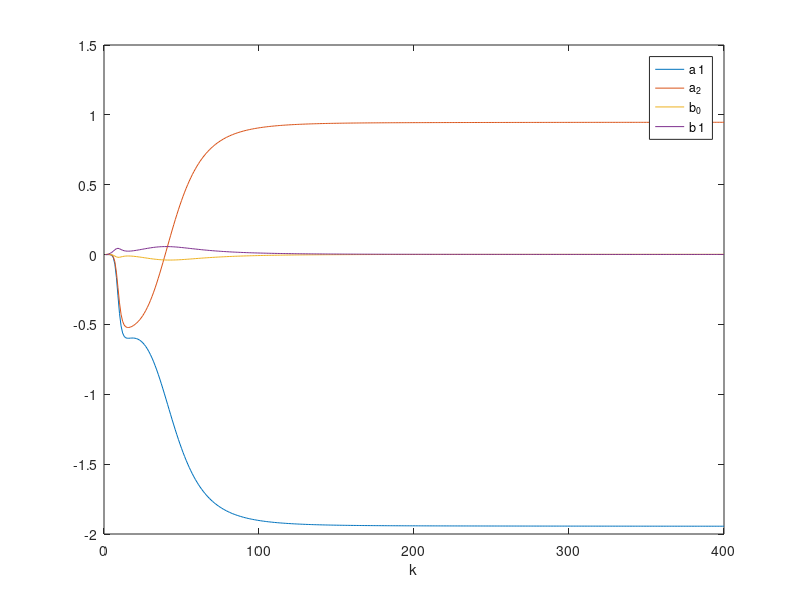

Recreate this plot in MATLAB.
% Recursive least squares parameter estimation (RLS)

clear all; close all;
d=1; 	        % Plant parameters
na=2; nb=1; 	% na and nb are the order of A and B
Ts=0.01;
L=400;                              % Simulation length
uk=zeros(d+nb,1);                   % Initial values of the input: uk(i) means u(k-i)
yk=zeros(na,1);                     % Initial values of the output: 
thetaE_1=zeros(na+nb+1,1);          % Initial values of thetae
P=10^6*eye(na+nb+1);

for k=1:L 
    Phi=[-yk;uk(d:d+nb)]; 			% Phi is the column vector
    
    % Input-Output data
    u(k)=Ts*k;
    y(k)=Ts*k-0.2+1/(5*sqrt(0.75))*exp(-2.5*Ts*k)*sin(5*sqrt(0.75)*Ts*k+2*atan(sqrt(3)));
    
    % Recursive least squares method
    K=P*Phi/(1+Phi'*P*Phi);
    thetaE(:,k)=thetaE_1+K*(y(k)-Phi'* thetaE_1);
    P=(eye(na+nb+1)-K*Phi')*P;		% Update data
    thetaE_1=thetaE(:,k);
    for i=d+nb:-1:2  uk(i)=uk(i-1);  end;
    uk(1)=u(k);
    for i=na:-1:2  yk(i)=yk(i-1);  end;
    yk(1)=y(k);
end;

plot([1:L],thetaE); 				% line([1,L],[theta,theta]);
xlabel('k'); 
legend('a_ 1','a_2','b_0','b_ 1'); 
axis([0 L -2 1.5]);

thetaE(:,L)
Den=[1 thetaE(1:2,L)'];
Num=[thetaE(3:4,L)'];
sysd=tf(Num,Den,Ts);
sysc=d2c(sysd,'zoh')

% sysc=tf(25,[1 5 25]);
% c2d(sysc,Ts)



